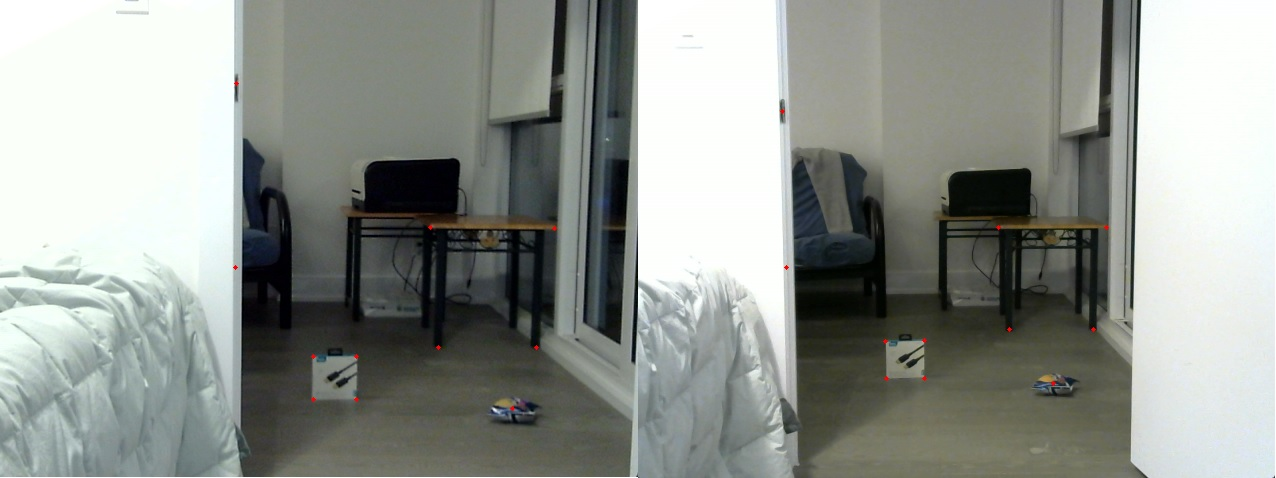
#> input picture classical/3d coord mapping/points_testimg_0.jpg, 1276 x 478 px, given in place of the camera
$ python HSVHaarDepth.py
#> lines starting #> are read from the running program, lines starting #| are printed output that depends on the picture
# import the necessary packages
import argparse
import imutils
import time
import cv2
import os
import numpy as np

# [22 lines left out: function find_depth, not called in this run]

#load cone classifier
print("[INFO] loading haar cascades...")
cone_classifier = cv2.CascadeClassifier("cascade9.xml")#CHANGE THIS

# initialize the video stream
print("[INFO] starting image...")

########## Initialize HSV Parameters ###########

lower_yellow = np.array([10, 100, 100])
upper_yellow = np.array([30, 255, 255])

lower_blue = np.array([60, 80, 40])
upper_blue = np.array([150, 255, 255])

# need two separate orange filters due to the hue passing over 180
lower_orange = np.array([170, 120, 40])
upper_orange_mid = np.array([180, 255, 255])
lower_orange_mid = np.array([0, 120, 40])
upper_orange = np.array([15, 255, 255])

########## Function to process the frame and convert it to HSV ###########

# Don't think we need this, test speed without this
def claheHSV(image):
    cone_image_bgr = image
    cone_image_rgb = cv2.cvtColor(cone_image_bgr, cv2.COLOR_BGR2RGB)

    lab_image = cv2.cvtColor(cone_image_rgb, cv2.COLOR_RGB2LAB)

    lab_planes = list(cv2.split(lab_image))
    lab_clahe = cv2.createCLAHE(clipLimit=2, tileGridSize=(4, 8))

    lab_planes[0] = lab_clahe.apply(lab_planes[0])
    lab_image = cv2.merge(lab_planes)
    re_rgb = cv2.cvtColor(lab_image, cv2.COLOR_LAB2RGB)

    lab_result = cv2.cvtColor(re_rgb, cv2.COLOR_RGB2HSV)
    return lab_result

########## Function for colour labelling ###########


# [29 lines left out: function labelColour, not called in this run]

########## Initialize Cameras ###########

# NOTE: This section will have to be updated depending on your hardware!
cap_right = cv2.VideoCapture(0)
cap_left =  cv2.VideoCapture(2)

# Stereo vision setup parameters
# Need to update!
frame_rate = 30    #Camera frame rate [fps]
B = 25.4           #Distance between the cameras [cm]
f = 8              #Camera lense's focal length [mm]
alpha = 55         #Camera field of view in the horisontal plane [degrees]

# Main program loop with detector and depth estimation using stereo vision
while(cap_right.isOpened() and cap_left.isOpened()):

    succes_right, frame_right = cap_right.read()
#> frame_right is the input picture: shape (478, 1276, 3); mean B, G, R 143.9, 149.5, 145.1
    succes_left, frame_left = cap_left.read()

    # If cannot catch any frame, break
    if not succes_right or not succes_left:
        print("Cannot catch any frame")
        break

    else:
        start = time.time()

        # Convert the BGR image to RGB
        frame_right = cv2.cvtColor(frame_right, cv2.COLOR_BGR2RGB)
        frame_left = cv2.cvtColor(frame_left, cv2.COLOR_BGR2RGB)

        # Process the image and make detections using classifier
        results_right = cone_classifier.detectMultiScale(frame_right, 1.1, 4) #face_detection.process(frame_right)
#> results_right = ()
        results_left = cone_classifier.detectMultiScale(frame_left, 1.1, 4)  #face_detection.process(frame_left)
#> results_left = ()

        # Convert the RGB image to BGR
        frame_right = cv2.cvtColor(frame_right, cv2.COLOR_RGB2BGR)
        frame_left = cv2.cvtColor(frame_left, cv2.COLOR_RGB2BGR)

	# Generate HSV images for both frames
    HSV_right = claheHSV(frame_right)
#> in claheHSV, `lab_image = cv2.cvtColor(cone_image_rgb, cv2.COLOR_RGB2LAB)`: lab_image: shape (478, 1276, 3); mean of channels 0, 1, 2 152.9, 125.4, 130.4
#> in claheHSV, `lab_planes = list(cv2.split(lab_image))`: lab_planes = 3 items
#> in claheHSV, `lab_image = cv2.merge(lab_planes)`: lab_image: shape (478, 1276, 3); mean of channels 0, 1, 2 156.1, 125.4, 130.4
#> in claheHSV, `re_rgb = cv2.cvtColor(lab_image, cv2.COLOR_LAB2RGB)`:
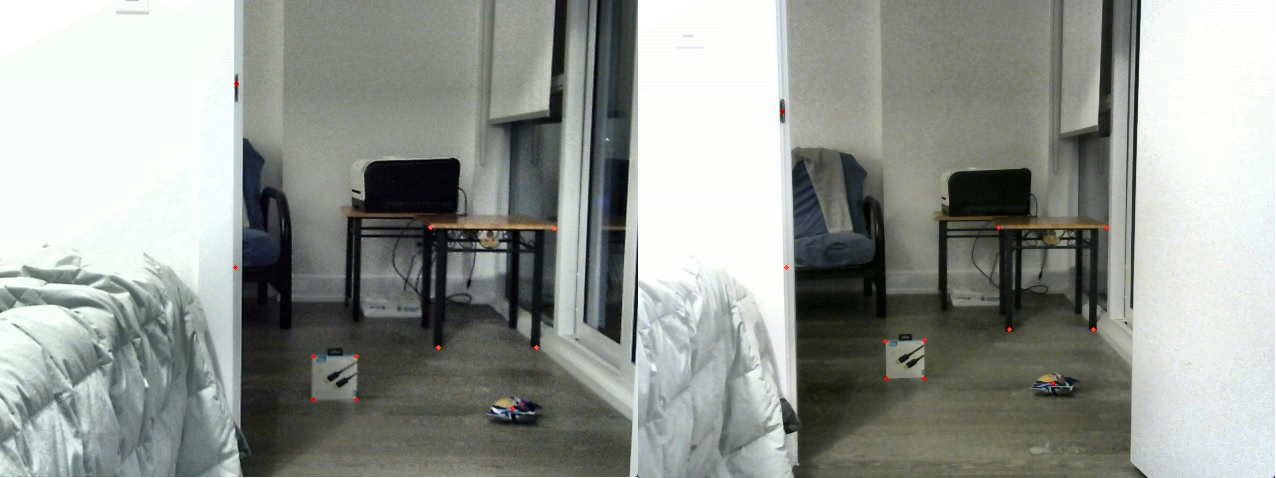
#> re_rgb: shape (478, 1276, 3); mean R, G, B 148.4, 152.8, 147.3
#> in claheHSV, `lab_result = cv2.cvtColor(re_rgb, cv2.COLOR_RGB2HSV)`: lab_result: shape (478, 1276, 3); mean H, S, V 58.3, 25.3, 153.6
    HSV_left = claheHSV(frame_left)

    ################## Calculating Depth ##################

    center_right = 0
    center_left = 0

    center_point_left = None
    center_point_right = None

    # find cones and label colour in right camera
    for (x, y, w, h) in results_right:
        cv2.rectangle(frame_right, (x, y), (x+w, y+h), (255, 0, 0), 2)
        center_point_right = (x, y)
        labelColour(frame_right, HSV_right, x, y, w, h)
#> this loop made 0 passes

    # find cones and label colour in left camera
    for (x, y, w, h) in results_left:
        cv2.rectangle(frame_left, (x, y), (x+w, y+h), (255, 0, 0), 2)
        center_point_left = (x, y)
        labelColour(frame_left, HSV_left, x, y, w, h)

    # If no detections can be caught in one camera we display "TRACKING LOST"
    if center_point_left == None or center_point_right == None:
        cv2.putText(frame_right, "TRACKING LOST", (75,50), cv2.FONT_HERSHEY_SIMPLEX, 1, (0,0,255),2)
        cv2.putText(frame_left, "TRACKING LOST", (75,50), cv2.FONT_HERSHEY_SIMPLEX, 1, (0,0,255),2)
    else:
        # Function to calculate depth of object. Outputs vector of all depths in case of several detections.
        # TODO: Make a presentation documenting formulas used. This will later be linked in the README of this repo.
        depth = find_depth(center_point_right, center_point_left, frame_right, frame_left, B, f, alpha)

        cv2.putText(frame_right, "Distance: " + str(round(depth,1)), (50,50), cv2.FONT_HERSHEY_SIMPLEX, 1.2, (0,255,0),3)
        cv2.putText(frame_left, "Distance: " + str(round(depth,1)), (50,50), cv2.FONT_HERSHEY_SIMPLEX, 1.2, (0,255,0),3)

        # Multiply computer value with 205.8 to get real-life depth in [cm]. The factor was found manually.
        print("Depth: ", str(round(depth,1)))
#test
    end = time.time()
    totalTime = end - start

    fps = 1 / totalTime

    cv2.putText(frame_right, f'FPS: {int(fps)}', (20,450), cv2.FONT_HERSHEY_SIMPLEX, 1.2, (0,255,0), 2)
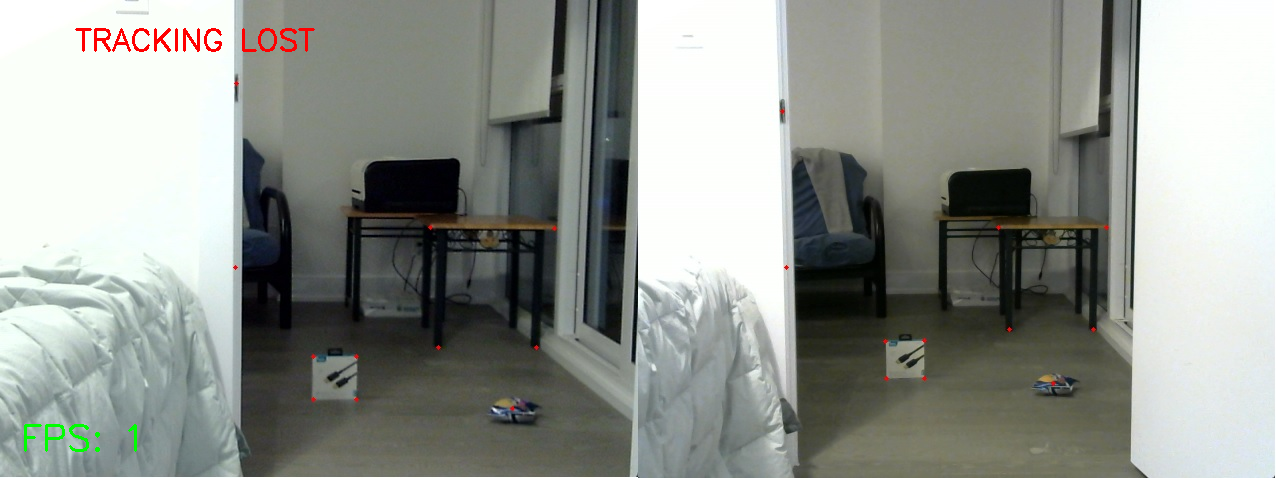
#> frame_right: shape (478, 1276, 3); mean B, G, R 143.1, 148.9, 145
    cv2.putText(frame_left, f'FPS: {int(fps)}', (20,450), cv2.FONT_HERSHEY_SIMPLEX, 1.2, (0,255,0), 2)

    # Show the frames
    cv2.imshow("frame right", frame_right)
    cv2.imshow("frame left", frame_left)

    # Hit "q" to close the window
    if cv2.waitKey(1) & 0xFF == ord('q'):
#> (key q is pressed here)
        break

# Release and destroy all windows before termination
cap_right.release()
cap_left.release()

cv2.destroyAllWindows()
